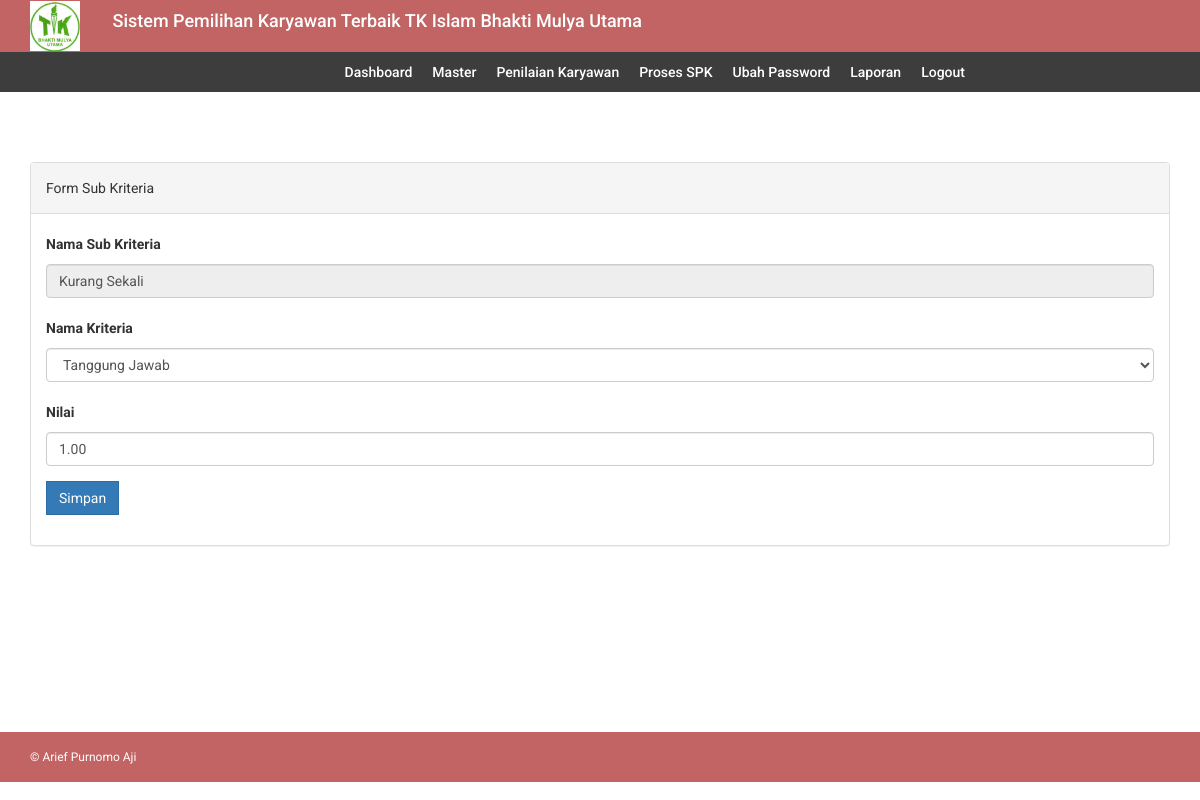
Page /edit_subkriteria.php?id=67 (signed in) on the committed database.
### tables this page shows
CREATE TABLE `sub_kriteria` (
  `id_subkriteria` int(11) NOT NULL AUTO_INCREMENT,
  `id_kriteria` int(11) NOT NULL,
  `subkriteria` varchar(255) NOT NULL,
  `nilai` float(10,2) NOT NULL,
  PRIMARY KEY (`id_subkriteria`)
);

CREATE TABLE `kriteria` (
  `id_kriteria` int(11) NOT NULL AUTO_INCREMENT,
  `kriteria` varchar(32) DEFAULT NULL,
  `bobot` float(5,2) DEFAULT NULL,
  `type` varchar(12) DEFAULT NULL,
  PRIMARY KEY (`id_kriteria`)
);

### db/db_config.php (called while the page is built, shortened)
<?php
	class database extends PDO{
		protected $dsn = 'mysql:host=localhost;dbname=db_spk';
		protected $dsu = 'root';
		protected $dsp = '';
		private $cmd = '';
		function __construct(){
			try {
				$this->db = new PDO($this->dsn,$this->dsu,$this->dsp);
			} catch (PDOException $e) {
				echo $e->getMessage();
			}
		}
		function select($c,$t){
			$this->cmd = "select $c from $t";
			return $this;
		}
		function where($params){
			$this->cmd .= " where $params";
			return $this;
		}
		function get(){
			$q = $this->db->prepare($this->cmd);
			$q->execute();
			return $q->fetchAll();
		}
	}
?>

### edit_subkriteria.php (the view, shortened to what this page needs)
<?php include 'header.php';?>
<?php include 'menu.php';?>
<div class="content-wrapper">
    <div class="container">
        <div class="row">
            <div class="col-md-12">
            <br/>
              <div class="panel panel-default">
                  <div class="panel-heading">
                    Form Sub Kriteria
                  </div>
                  <div class="panel-body">
                      <form method="post" action="update_subkriteria.php" enctype="multipart/form-data">
                          <?php foreach ($db->select('*','sub_kriteria')->where('id_subkriteria='.$_GET['id'])->get() as $data): ?>
                                <div class="form-group">
                                    <label for="nama">Nama Sub Kriteria</label>
                                    <input type="text" readonly class="form-control" id="subkriteria" name="subkriteria" value="<?= $data['subkriteria']?>">
                                </div>
                                <div class="form-group">
                                    <label for="nama">Nama Kriteria</label>
                                    <select required class="form-control" id="id_kriteria" name="id_kriteria">
                                        <?php  foreach ($db->select('*','kriteria')->get() as $val): ?>
                                        <option value="<?php echo $val['id_kriteria']; ?>"<?php if($data['id_kriteria'] == $val['id_kriteria']) { echo ' selected="selected"'; } ?>>
                                        <?= $val['kriteria'] ?></option>
                                        <?php endforeach ?>
                                    </select>
                                </div>
                                <div class="form-group">
                                    <label>Nilai</label>
                                    <input type="number" name="nilai" id="nilai" class="form-control " value="<?= $data['nilai']?>" pattern="^[0-9\.\-\/]+$">
                                </div>
                          <?php endforeach ?>
                          <div class="form-group">
                              <button class="btn btn-primary">Simpan</button>
                          </div>
                      </form>
                  </div>
              </div>
            </div>
        </div>
        </div>
    </div>
<?php include 'footer.php';?>

### assets/css/style.css (style rules this page uses)
body { font-family: 'Roboto', sans-serif; line-height: 30px; }
.content-wrapper { margin-top: 40px; min-height: 600px; padding-bottom: 60px; }
.btn { border-radius: 0px; -webkit-border-radius: 0px; -moz-border-radius: 0px; }

### rows in the picture
sub_kriteria: subkriteria "Kurang Sekali", id_kriteria "Tanggung Jawab", nilai "1.00"
